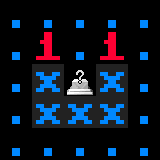

This game map was drawn from its Tiled (.tmx) file and the tilesets committed beside it. A one-line description and the full map source follow:
An orthogonal 5x5 tile map with 32x32 px tiles, 3 tile layers (Tile Layer, Feature Layer, Tag Layer), 2 tilesets.

<map version="2017.05.26" orientation="orthogonal" renderorder="right-down" width="5" height="5" tilewidth="32" tileheight="32" backgroundcolor="#000000" nextobjectid="1">
 <properties>
  <property name="code" value=": ee_dith(_G)" />
  <property name="tags" value="ee_5x5" />
 </properties>
 <tileset firstgid="1" source="../tilesets/features.tsx" />
 <tileset firstgid="205" source="../tilesets/basic.tsx" />
 <layer name="Tile Layer" width="5" height="5">
  <data encoding="csv">
205,205,205,205,205,
205,28,205,28,205,
205,206,72,206,205,
205,206,206,206,205,
205,205,205,205,205
</data>
 </layer>
 <layer name="Feature Layer" width="5" height="5">
  <data encoding="csv">
0,0,0,0,0,
0,0,0,0,0,
0,0,0,0,0,
0,0,0,0,0,
0,0,0,0,0
</data>
 </layer>
 <layer name="Tag Layer" width="5" height="5">
  <data encoding="csv">
0,0,0,0,0,
0,0,0,0,0,
0,0,0,0,0,
0,0,0,0,0,
0,0,0,0,0
</data>
 </layer>
 <objectgroup name="Scripting Layer" />
</map>
